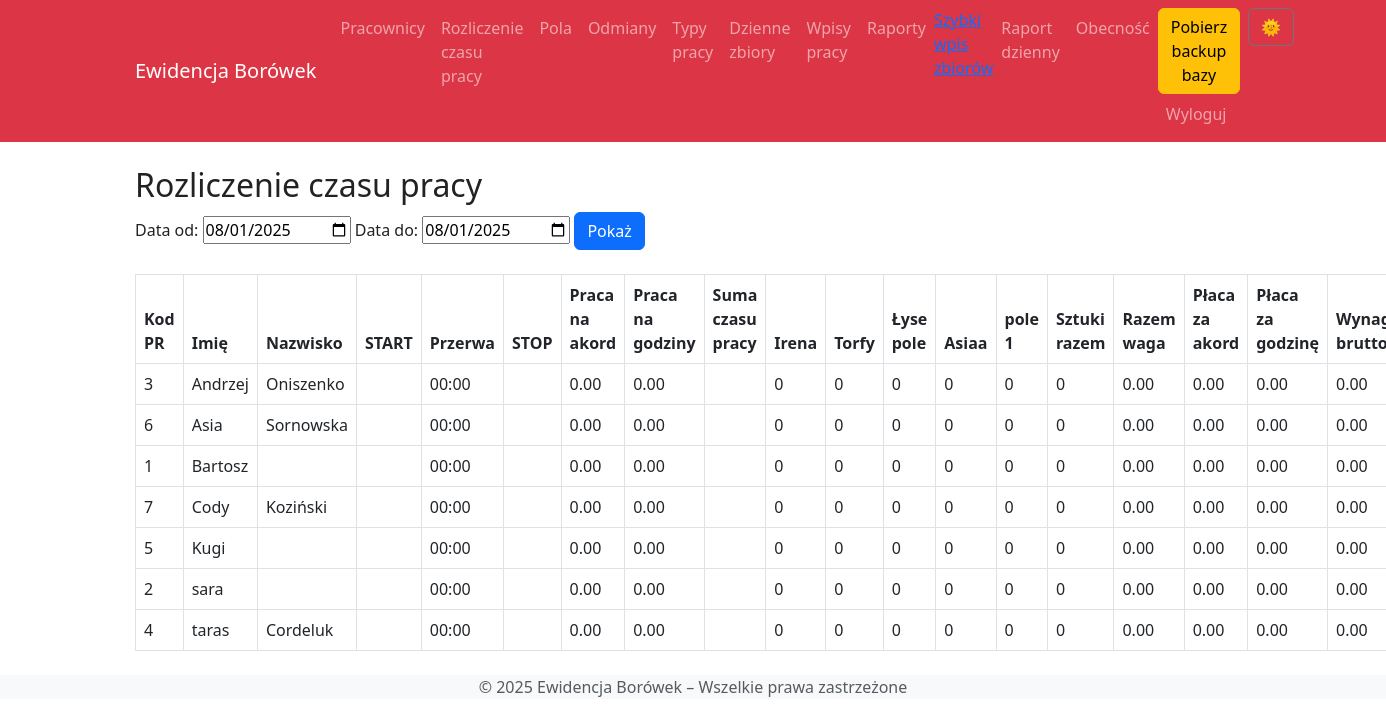
The page /rozliczenie_czasu_pracy (signed in) on the database its author committed.
### models.py (models this page shows)
class Field(db.Model):
    id = db.Column(db.Integer, primary_key=True)
    name = db.Column(db.String(100), nullable=False)

class Employee(db.Model):
    id = db.Column(db.Integer, primary_key=True)
    external_id = db.Column(db.String(30), unique=True)
    name = db.Column(db.String(100), nullable=False)
    external_id = db.Column(db.String(50))
    hourly_rate = db.Column(db.Float, nullable=False, default=0.0)
    piece_rate = db.Column(db.Float, nullable=False, default=0.0)
    is_active = db.Column(db.Boolean, default=True)
    entries = db.relationship('Entry', backref='employee', lazy=True, cascade="all, delete-orphan")
    harvests = db.relationship('DailyHarvest', backref='employee', lazy=True, cascade="all, delete-orphan")

### app.py (the view)
@app.route('/rozliczenie_czasu_pracy', methods=['GET'])
@login_required
def rozliczenie_czasu_pracy():
    start_date = request.args.get('start_date', date.today().isoformat())
    end_date = request.args.get('end_date', date.today().isoformat())
    employees = Employee.query.filter_by(is_active=True).order_by(Employee.name).all()
    presences = Presence.query.filter(Presence.date >= start_date, Presence.date <= end_date).all()
    entries = Entry.query.filter(Entry.date >= start_date, Entry.date <= end_date).all()
    harvests = DailyHarvest.query.filter(DailyHarvest.date >= start_date, DailyHarvest.date <= end_date).all()
    fields = Field.query.all()
    data = []
    for emp in employees:
        presence = next((p for p in presences if p.employee_id == emp.id), None)
        time_in = presence.time_in if presence else None
        time_out = presence.time_out if presence else None
        break_minutes = presence.break_minutes if presence and presence.break_minutes else 0
        hours = sum(e.hours or 0 for e in entries if e.employee_id == emp.id and (e.hours or 0) > 0)
        total_kg = sum(h.quantity_kg for h in harvests if h.employee_id == emp.id)
        field_weights = {f.name: sum(h.quantity_kg for h in harvests if h.employee_id == emp.id and h.field_id == f.id) for f in fields}
        total_sztuki = sum(e.quantity or 0 for e in entries if e.employee_id == emp.id and e.work_type and e.work_type.unit == "sztuki")
        piece_pay = sum((h.quantity_kg or 0) * (emp.piece_rate or 0) for h in harvests if h.employee_id == emp.id)
        hourly_pay = hours * (emp.hourly_rate or 0)
        suma_czasu = ""
        if time_in and time_out:
            delta = datetime.combine(date.today(), time_out) - datetime.combine(date.today(), time_in)
            total_minutes = delta.total_seconds() // 60 - (break_minutes or 0)
            godziny = int(total_minutes // 60)
            minuty = int(total_minutes % 60)
            suma_czasu = f"{godziny:02d}:{minuty:02d}"
        data.append({
            'kod_pr': emp.external_id or emp.id,
            'imie': emp.name.split()[0] if emp.name else '',
            'nazwisko': ' '.join(emp.name.split()[1:]) if emp.name else '',
            'start': time_in.strftime('%H:%M') if time_in else '',
            'przerwa': f"{break_minutes:02d}:00" if break_minutes else '00:00',
            'stop': time_out.strftime('%H:%M') if time_out else '',
            'praca_akord': f"{total_kg:.2f}",
            'praca_godziny': f"{hours:.2f}",
            'suma_czasu': suma_czasu,
            'field_weights': field_weights,
            'sztuki_razem': total_sztuki,
            'razem_waga': f"{total_kg:.2f}",
            'placa_akord': f"{piece_pay:.2f}",
            'placa_godziny': f"{hourly_pay:.2f}",
            'wynagrodzenie_brutto': f"{(piece_pay + hourly_pay):.2f}"
        })
    return render_template('rozliczenie_czasu_pracy.html', data=data, fields=fields, start_date=start_date, end_date=end_date)

### app.py (called while the page is built)
@app.context_processor
def inject_now():
    return {'current_year': datetime.now().year}

@app.context_processor
def inject_now():
    return {'current_year': datetime.now().year}

@login_manager.user_loader
def load_user(user_id):
    return User.query.get(int(user_id))

### templates/rozliczenie_czasu_pracy.html
{% extends "base.html" %}
{% block content %}
<h2>Rozliczenie czasu pracy</h2>
<form method="get" class="mb-4">
  <label>Data od: <input type="date" name="start_date" value="{{ start_date }}"></label>
  <label>Data do: <input type="date" name="end_date" value="{{ end_date }}"></label>
  <button type="submit" class="btn btn-primary">Pokaż</button>
</form>
<table class="table table-bordered">
  <thead>
    <tr>
      <th>Kod PR</th><th>Imię</th><th>Nazwisko</th><th>START</th><th>Przerwa</th><th>STOP</th>
      <th>Praca na akord</th><th>Praca na godziny</th><th>Suma czasu pracy</th>
      {% for field in fields %}<th>{{ field.name }}</th>{% endfor %}
      <th>Sztuki razem</th><th>Razem waga</th><th>Płaca za akord</th>
      <th>Płaca za godzinę</th><th>Wynagrodzenie brutto</th>
    </tr>
  </thead>
  <tbody>
    {% for row in data %}
    <tr>
      <td>{{ row.kod_pr }}</td>
      <td>{{ row.imie }}</td>
      <td>{{ row.nazwisko }}</td>
      <td>{{ row.start }}</td>
      <td>{{ row.przerwa }}</td>
      <td>{{ row.stop }}</td>
      <td>{{ row.praca_akord }}</td>
      <td>{{ row.praca_godziny }}</td>
      <td>{{ row.suma_czasu }}</td>
      {% for field in fields %}<td>{{ row.field_weights[field.name]|round(2) }}</td>{% endfor %}
      <td>{{ row.sztuki_razem }}</td>
      <td>{{ row.razem_waga }}</td>
      <td>{{ row.placa_akord }}</td>
      <td>{{ row.placa_godziny }}</td>
      <td>{{ row.wynagrodzenie_brutto }}</td>
    </tr>
    {% endfor %}
  </tbody>
</table>
{% endblock %}

### templates/base.html (shortened to what this page needs)
<!DOCTYPE html>
{% set is_public = request.endpoint in ['harvest_overview', 'harvest_employee'] %}
<html lang="pl">
<head>
    <link href="https://cdn.jsdelivr.net/npm/bootstrap@5.3.0/dist/css/bootstrap.min.css" rel="stylesheet">
    <link rel="stylesheet" href="https://cdnjs.cloudflare.com/ajax/libs/font-awesome/6.4.0/css/all.min.css">
</head>
<body>
    {% if not is_public %}
<nav class="navbar navbar-expand-lg navbar-dark bg-danger mb-4">
        <div class="container">
            <a class="navbar-brand" href="{{ url_for('dashboard') }}">Ewidencja Borówek</a>
            <div class="collapse navbar-collapse">
                <ul class="navbar-nav ms-auto">
                    {% if current_user.is_authenticated %}
                        <li class="nav-item"><a class="nav-link" href="{{ url_for('employees') }}">Pracownicy</a></li>
						<li class="nav-item"><a class="nav-link" href="{{ url_for('rozliczenie_czasu_pracy') }}">Rozliczenie czasu pracy</a></li>
                        <li class="nav-item"><a class="nav-link" href="{{ url_for('fields') }}">Pola</a></li>
                        <li class="nav-item"><a class="nav-link" href="{{ url_for('varieties') }}">Odmiany</a></li>
                        <li class="nav-item"><a class="nav-link" href="{{ url_for('work_types') }}">Typy pracy</a></li>
                        <li class="nav-item"><a class="nav-link" href="{{ url_for('harvests') }}">Dzienne zbiory</a></li>
                        <li class="nav-item"><a class="nav-link" href="{{ url_for('entries') }}">Wpisy pracy</a></li>
                        <li class="nav-item"><a class="nav-link" href="{{ url_for('employee_reports') }}">Raporty</a></li>
						<li><a href="{{ url_for('fast_entry') }}">Szybki wpis zbiorów</a></li>
                        <li class="nav-item"><a class="nav-link" href="{{ url_for('daily_report') }}">Raport dzienny</a></li>
                        <li class="nav-item"><a class="nav-link" href="{{ url_for('presence_list') }}">Obecność</a></li>
                        <li class="nav-item">
                            <form action="{{ url_for('download_backup') }}" method="post" style="display:inline;">
                                <button type="submit" class="btn btn-warning">Pobierz backup bazy</button>
						<li class="nav-item"><a class="nav-link" href="{{ url_for('logout') }}">Wyloguj</a></li>
                            </form>
                        </li>
                        <li class="nav-item">
                            <button id="theme-toggle" class="btn btn-outline-secondary ms-2" onclick="toggleTheme()">🌞</button>
                        </li>
                    {% endif %}
                </ul>
            </div>
        </div>
    </nav>
{% endif %}
    <div class="container">
        {% block content %}{% endblock %}
    </div>
    <footer class="text-center mt-4 mb-2 text-muted">
        &copy; {{ current_year }} Ewidencja Borówek – Wszelkie prawa zastrzeżone
    </footer>
</body>
</html>

### templates/base.html (style rules this page uses)
:root { --bg: #ffffff; --text: #222222; --navbar: #dc3545; --footer: #f8f9fa; }
body { background: var(--bg); color: var(--text); transition: background 0.3s, color 0.3s; }
.navbar { background-color: var(--navbar) !important; }
footer { background: var(--footer); }

### rows shown on the page
Field: name "Irena", name "0"
Field: name "Torfy", name "0"
Field: name "Łyse pole", name "0"
Field: name "Asiaa", name "0"
Field: name "pole 1", name "0"
Employee: kod_pr "1", imie "Bartosz", przerwa "00:00", praca_akord "0.00", praca_godziny "0.00", sztuki_razem "0", razem_waga "0.00", placa_akord "0.00", placa_godziny "0.00", wynagrodzenie_brutto "0.00"
Employee: kod_pr "5", imie "Kugi", przerwa "00:00", praca_akord "0.00", praca_godziny "0.00", sztuki_razem "0", razem_waga "0.00", placa_akord "0.00", placa_godziny "0.00", wynagrodzenie_brutto "0.00"
Employee: kod_pr "2", imie "sara", przerwa "00:00", praca_akord "0.00", praca_godziny "0.00", sztuki_razem "0", razem_waga "0.00", placa_akord "0.00", placa_godziny "0.00", wynagrodzenie_brutto "0.00"

### other values the page prints
{{ row.kod_pr }} "3" "6" "7" "4"
{{ row.imie }} "Andrzej" "Asia" "Cody" "taras"
{{ row.nazwisko }} "Oniszenko" "Sornowska" "Koziński" "Cordeluk"
{{ row.przerwa }} "00:00" "00:00" "00:00" "00:00"
{{ row.praca_akord }} "0.00" "0.00" "0.00" "0.00"
{{ row.praca_godziny }} "0.00" "0.00" "0.00" "0.00"
{{ row.sztuki_razem }} "0" "0" "0" "0"
{{ row.razem_waga }} "0.00" "0.00" "0.00" "0.00"
{{ row.placa_akord }} "0.00" "0.00" "0.00" "0.00"
{{ row.placa_godziny }} "0.00" "0.00" "0.00" "0.00"
{{ row.wynagrodzenie_brutto }} "0.00" "0.00" "0.00" "0.00"
